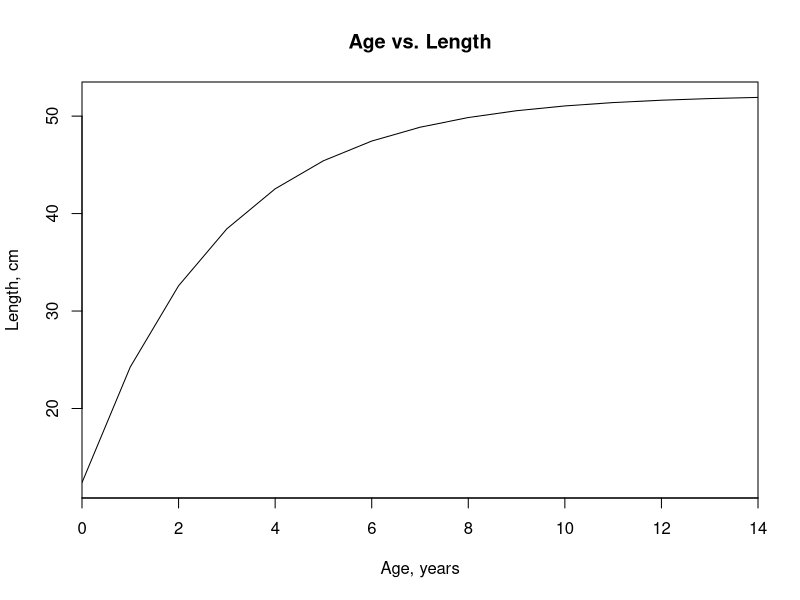
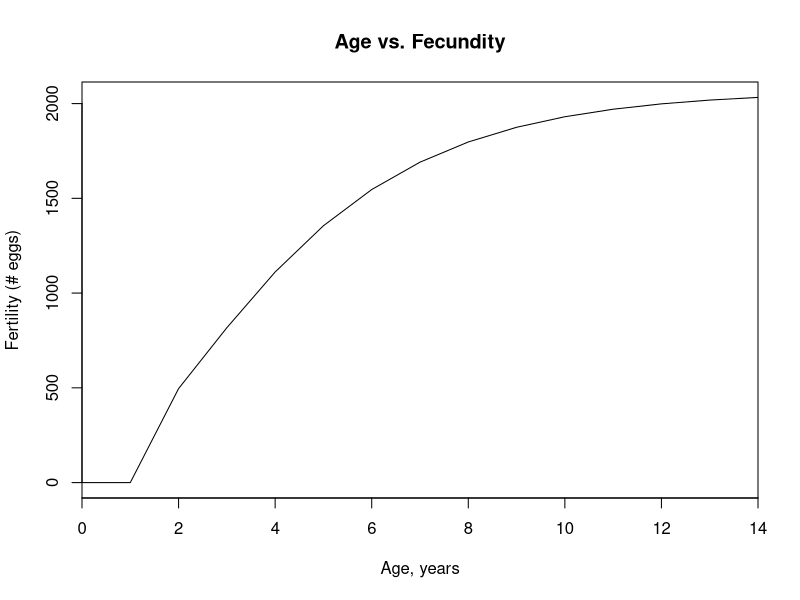

The R script that drew these images, in order:
## ---- chunk 1
max.age <- 14 # max age class (number of age classes will be this plus 1 (for age 0)
gamma <- 0.125 # proportion of settling larvae that survive the first year
ext <- 100000 # number of externally supplied larvae
e.vec <- c(1,rep(0,(max.age))) # allows addition of external larvae to the matrix
ret <- 0.5 # proportion of locally produced larvae that return (self-seeding proportion)
p.vec <- c(1,rep(0.863,max.age)) # survivorship vector (p.vec[i] is the survival from age i-2 to i-1)

## Rate of self-recruitment
a <- 0.001

## Von Bertalanffy parameters
Linf <- 52.2 #L infinity, asymptotic length
K <- 0.354 #growth rate
t0 <- -0.766 #theoretical age at zero length
vb <- c(Linf, K, t0) #concatenated 3 V-B growth params

## Fecundity/fertility/length relationship
repr.age <- 2 #age at first reproduction
f1 <- 0.0129
f2 <- 3.03

## Beverton-Holt parameter, for density-dependent model
beta <- 15

## ---- chunk 2
vb.growth <- function(age.vec,vb)  { 
  ## function that takes an age vector and a vector of V-B params, c(Linf, K, t0)
  ## returns a vector of lengths
  lengths <- sapply(age.vec, function(x) vb[1]*(1-exp(-vb[2]*(x-vb[3]))))
  return(lengths)
  }

## with our parameters:
l.vec <- vb.growth(age.vec=0:max.age,vb=vb) #vector of lengths (to be used later)
plot(0:max.age,l.vec,main="Age vs. Length",type='l',xlab='Age, years',ylab='Length, cm',
     xaxs='i')
## ---- chunk 3
fert <- function(age.vec, vb, repr.age, f1,f2) {
  ## function that builds on VB equation above, taking three more parameters to calculate fertility
  ## as a function of age.
  ## From Armsworth (2002) and Sadovy (1996)
  l.vec <- vb.growth(age.vec=age.vec,vb=vb)
  f <- sapply(l.vec, function(x) f1*x^f2)
  f[1:repr.age] <- 0
  return(f)
}

# with our parameters:
f.vec <- fert(age.vec=0:max.age,vb=vb,repr.age=repr.age,f1=f1,f2=f2)
plot(0:max.age,f.vec,main="Age vs. Fecundity",type='l',xlab='Age, years',ylab='Fertility (# eggs)',
     xaxs='i')
## ---- chunk 4
net.R <- function(f.vec,p.vec) {
  p.cum <- numeric()
  for (i in 1:(max.age+1)) { #cumulative survival (i.e. vector of prob. surviving age 0:x)
    p.cum[i] <- prod(p.vec[1:i])
  }
  R <- sum(f.vec*p.cum)
  return(R)
}
## ---- chunk 5
M.di <- function (a, gamma, f.vec, p.vec) {
  M=matrix(nrow=max.age+1,ncol=max.age+1)
  r1 <- f.vec*a*gamma #first row, allowing for a partially open population and settler mortality in year 1
  M[1,] <-r1
  for (i in 2:(max.age+1)) { #rows 2 to max age
    row <- numeric(max.age+1)
    row[i-1] <- p.vec[i]
    M[i,] <- row
  }
  return(M)
}
